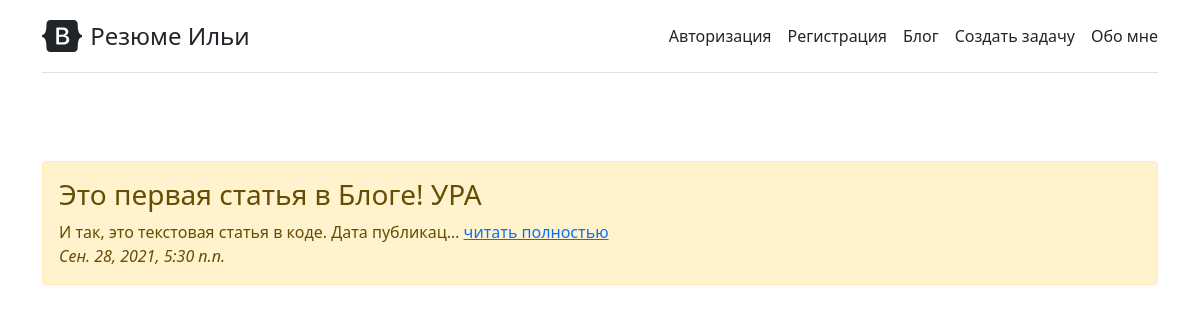
/blog/, run on an earlier commit of the app's database.
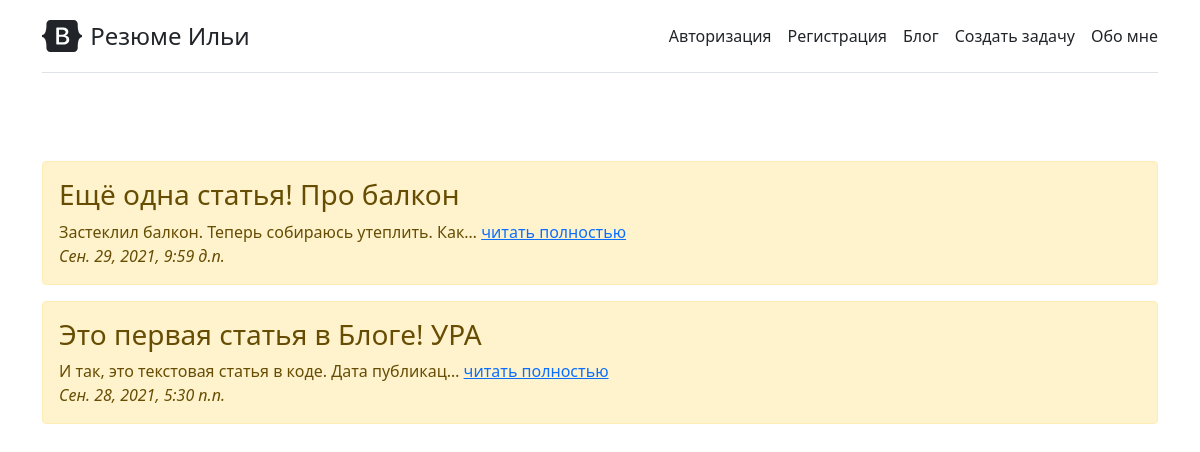
And on a later commit of the database.
### blog/models.py (models this page shows, shortened)
class Article(models.Model):
    title = models.CharField('Название статьи', max_length=200)
    text_article = models.TextField('Текст статьи')
    image = models.ImageField('Изображение статьи', name='image', default='default.jpg', upload_to='blog/image')
    pub_date = models.DateTimeField('Дата публикации', auto_now_add=timezone.now)
    class Meta:
        verbose_name = 'Статья'
        verbose_name_plural = 'Статьи'

### blog/views.py (the view)
# urls.py: path('', views.blog, name='blog'),
def blog(request):
    articles = Article.objects.order_by('-id')[:5]
    context = {'article': articles}
    return render(request, 'blog.html', context)

### templates/blog.html (shortened to what this page needs)
<!DOCTYPE html>
<html lang="en">
<head>
    <link rel="stylesheet" href="https://cdn.jsdelivr.net/npm/bootstrap@5.1.1/dist/css/bootstrap.min.css">
</head>
<body>
<div class="container py-3">
<header>
    <div class="d-flex flex-column flex-md-row align-items-center pb-3 mb-4 border-bottom">
      <a href="{% url 'main:index' %}" class="d-flex align-items-center text-dark text-decoration-none">
        <span class="fs-4">Резюме Ильи</span>
      </a>
      <nav class="d-inline-flex mt-2 mt-md-0 ms-md-auto">
        <a class="me-3 py-2 text-dark text-decoration-none" href="{% url 'users:auth' %}">Авторизация</a>
        <a class="me-3 py-2 text-dark text-decoration-none" href="{% url 'users:reg' %}">Регистрация</a>
        <a class="me-3 py-2 text-dark text-decoration-none" href="{% url 'blog:blog' %}">Блог</a>
        <a class="me-3 py-2 text-dark text-decoration-none" href="{% url 'main:create' %}">Создать задачу</a>
        <a class="py-2 text-dark text-decoration-none" href="{% url 'main:about' %}">Обо мне</a>
      </nav>
    </div>
    <div class="pricing-header p-3 pb-md-4 mx-auto text-center">
    </div>
  </header>
{% block article %}
    {% if article  %}
        {% for a in article %}
            <div class="alert alert-warning mt-2"><h3>{{ a.title }}</h3>
                {{ a.text_article|truncatechars:50 }} <a href="{% url 'blog:article' a.id %}">читать полностью</a>
                <br/> <i>{{ a.pub_date }}</i> </div>
        {% endfor %}
    {% endif %}
{% endblock %}
<p><br />
</p>
</div>
</body>
</html>

What changed in the data, as far as the page shows it:
added Article: title "Ещё одна статья! Про балкон", text_article "Застеклил балкон. Теперь собираюсь утеплить. Как…", pub_date "Сен. 29, 2021, 9:59 д.п."
